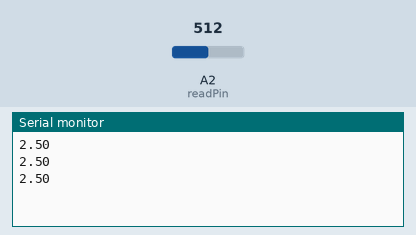
Recording of a sketch running on a simulated Arduino Uno, built with avr-gcc and run on an emulated ATmega328P. On the bench: the last lines printed to the serial monitor. The inputs (shaded band) are chosen by the test bench; at power-on: A2 (readPin) = 512.

Above: at 1.3 s.
1.4 s: A2 (readPin) set to 716
At 1.9 s:
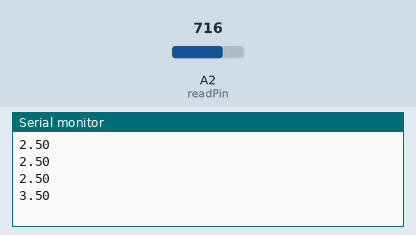
2.9 s: A2 (readPin) set to 900
At 3.4 s:
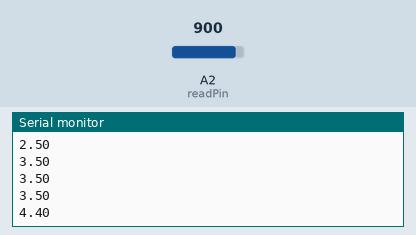
Timing chart, 0 to 5.9 s (numbered marks = the images above; inputs shaded):
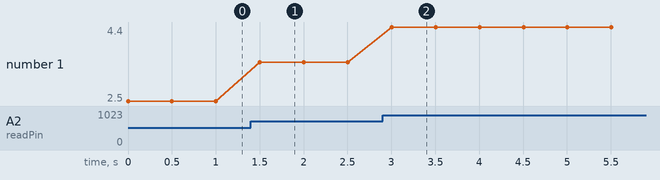

The sketch:

PotentioMeterReader.ino
```cpp
int readPin = A2;
int delayTime = 500;
float readValue;
float calVal;
void setup() {
  // put your setup code here, to run once:
pinMode(readPin, INPUT);
Serial.begin(9600);
}

void loop() {
  // put your main code here, to run repeatedly:
readValue = analogRead(readPin);
calVal = (5./1023.)*readValue;
Serial.println(calVal);
delay(delayTime);
}
```

Measured:
- after the input at 1.4 s, the serial monitor: prints a new line after 0.10 s (image 1)
- after the input at 2.9 s, the serial monitor: prints a new line after 0.10 s (image 2)
- plotted number 1: 2.5 → 3.5 after the input at 1.4 s, 3.5 → 4.4 after the input at 2.9 s
